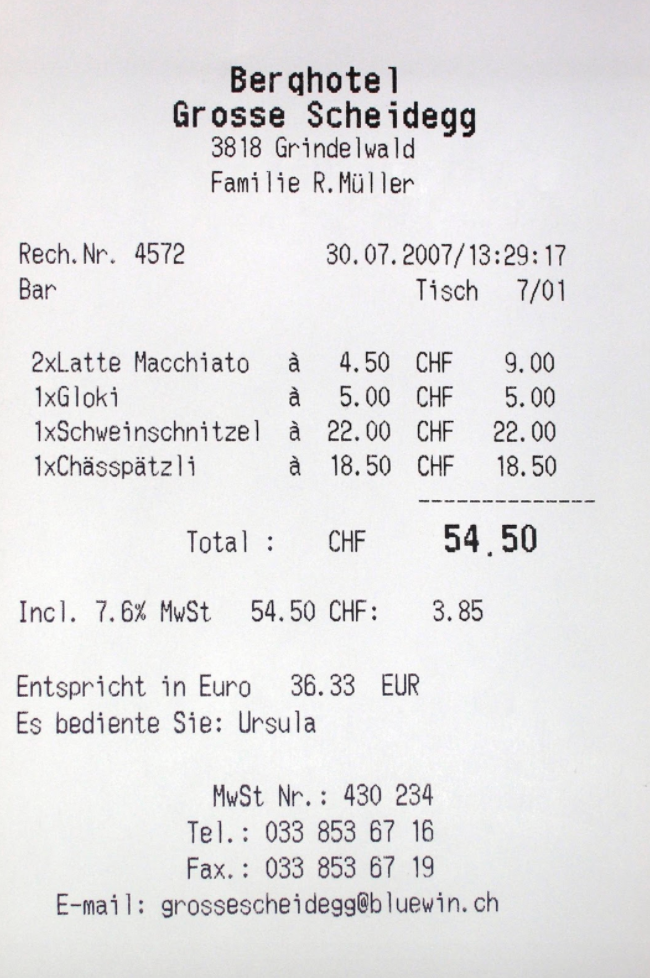
#> input picture notebooks/image_processing/images/receipt_clean.png, 650 x 978 px
$ jupyter execute cropping_receipt_tutorial.ipynb
#> lines starting #> are read from the running program, lines starting #| are printed output that depends on the picture; after the words box and inside, x2 and y2 are one past the last pixel; in counts of white or black regions, pixels touching at a corner belong together
[cell 1]
image_name = 'images/receipt_clean.png'

[cell 2]
import cv2
from matplotlib import pyplot as plt
from math import ceil

def show(title, image, color=None):
    plt.figure(figsize = (15,15))
    plt.title(title)
    if color is None:
        plt.imshow(image)
    else:
        plt.imshow(image, cmap=color)
    plt.show()

def plot_many_images(images, titles):
    columns = 4
    rows = ceil(len(images) / columns)
    """Plots each image in a given list in a grid format using Matplotlib."""
    plt.figure(figsize = (15,10))
    for i, image in enumerate(images):
        plt.subplot(rows, columns, i+1)
        plt.imshow(image, 'gray')
        plt.title(titles[i])
        plt.xticks([]), plt.yticks([])  # Hide tick marks
    plt.show()

[cell 3]
img = cv2.imread(image_name, 1)
#> img is the input picture: shape (978, 650, 3); mean B, G, R 228.6, 227.6, 228.7
show('colored', img)

[cell 4]
img = cv2.imread(image_name, cv2.IMREAD_GRAYSCALE)
#> img: shape (978, 650); min 2, max 253, mean 227.5
show("grayscale", img, 'gray')

[cell 5]
ret, th1 = cv2.threshold(img, 127, 255, cv2.THRESH_BINARY)
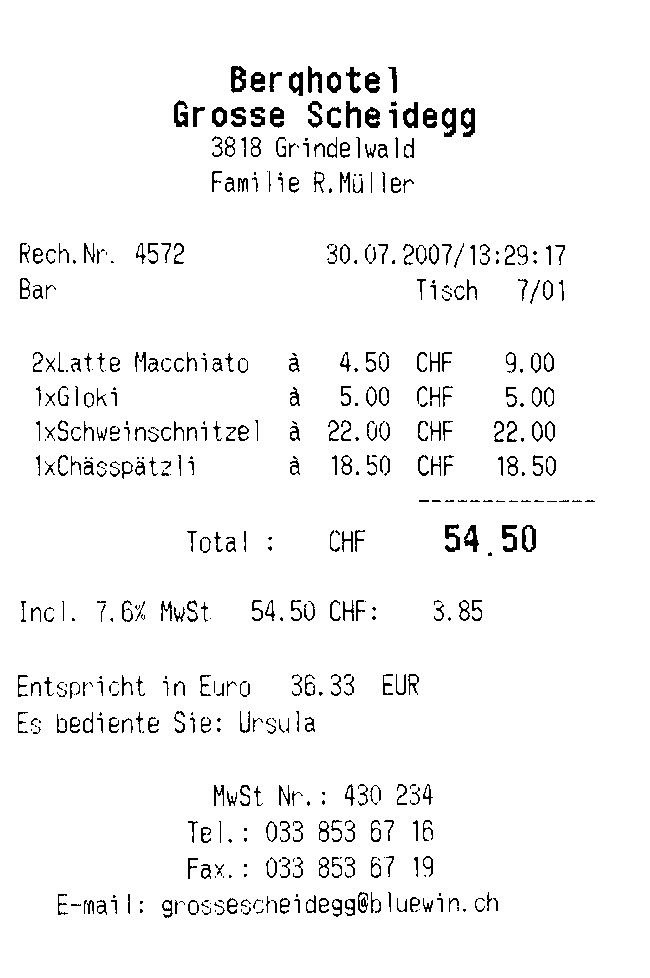
#> th1: shape (978, 650); 96.1% white; black in thin lines or dots, all inside (x1, y1, x2, y2) = (18, 66, 595, 918)
th2 = cv2.adaptiveThreshold(img, 255, cv2.ADAPTIVE_THRESH_GAUSSIAN_C, cv2.THRESH_BINARY, 11, 2)
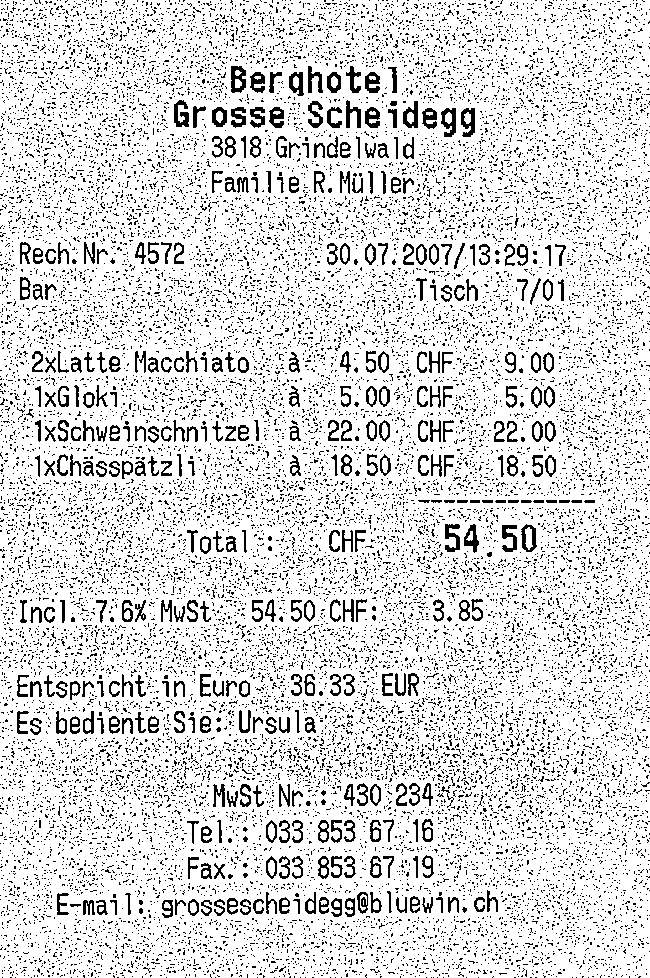
#> th2: shape (978, 650); 85.6% white; black in thin lines or dots
ret3, th3 = cv2.threshold(img,0,255,cv2.THRESH_BINARY+cv2.THRESH_OTSU)
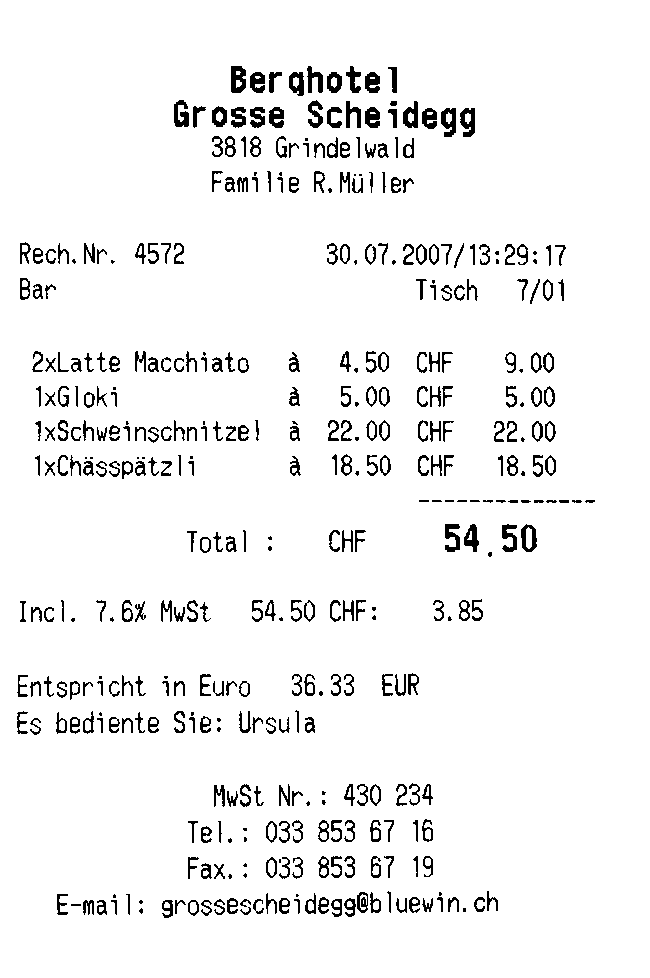
#> th3: shape (978, 650); 94.9% white; black in thin lines or dots, all inside (x1, y1, x2, y2) = (17, 66, 595, 918)
#> ret3 = 163
print(ret3)
#| 163.0

blur = cv2.GaussianBlur(img,(5,5),0)
ret4, th4 = cv2.threshold(blur,0,255,cv2.THRESH_BINARY+cv2.THRESH_OTSU)
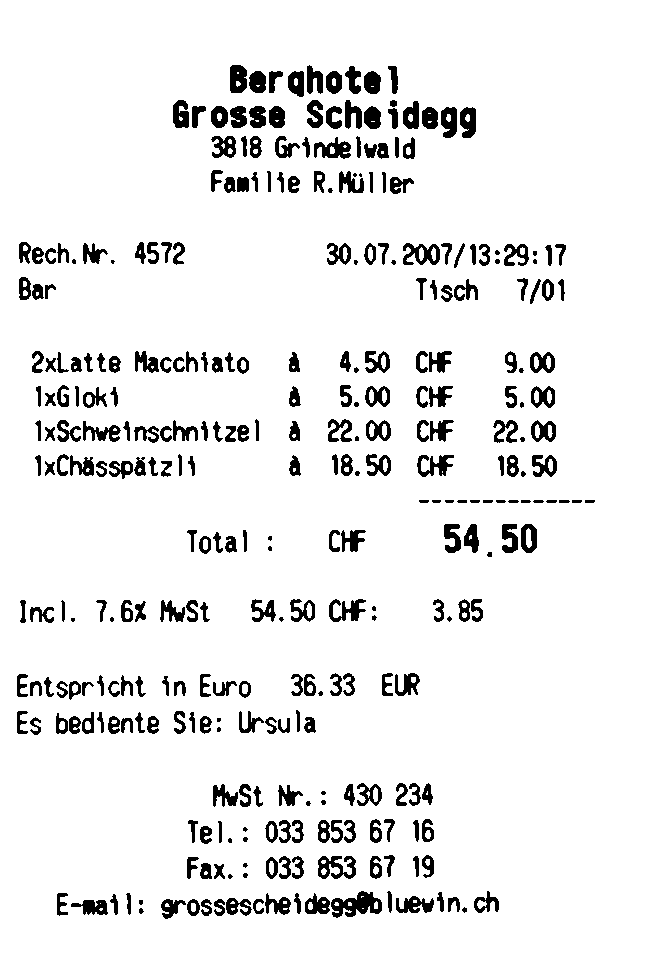
#> th4: shape (978, 650); 92.5% white; 327 black regions (31 under 20 px), largest, box (x1, y1, x2, y2) and area: (331, 891, 382, 918) 766, (318, 856, 356, 879) 501, (403, 243, 440, 265) 457
#> ret4 = 187
print(ret4)
#| 187.0

plot_many_images([th1, th2, th3, th4], ['Global', 'Adaptive', 'Otsu', 'Otsu Gaussian'])
#> in plot_many_images, `rows = ceil(len(images) / columns)`: rows = 1
#> the loop in plot_many_images, `for i, image in enumerate(images):` made 4 passes

[cell 6]
import numpy as np

def preprocess_image(img, skip_dilate=False, skip_invert=False):
    """Uses a blurring function, adaptive thresholding and dilation to expose the main features of an image."""
#> called with skip_dilate = True, skip_invert = False

    # Gaussian blur with a kernal size (height, width) of 9.
    # Note that kernal sizes must be positive and odd and the kernel must be square.
    proc = cv2.GaussianBlur(img.copy(), (9, 9), 0)

    # Adaptive threshold using 11 nearest neighbour pixels
    proc = cv2.adaptiveThreshold(proc, 255, cv2.ADAPTIVE_THRESH_GAUSSIAN_C, cv2.THRESH_BINARY, 11, 2)
#> proc: shape (978, 650); 92% white; 318 black regions (7 under 20 px), largest, box (x1, y1, x2, y2) and area: (238, 710, 291, 735) 563, (381, 672, 420, 697) 527, (402, 243, 440, 266) 494

    # Invert colours, so gridlines have non-zero pixel values.
    # Necessary to dilate the image, otherwise will look like erosion instead.
    if not skip_invert:
        proc = cv2.bitwise_not(proc, proc)

    if not skip_dilate:
        # Dilate the image to increase the size of the grid lines.
        kernel = np.array([[0, 1, 0], [1, 1, 1], [0, 1, 0]], np.uint8)
        proc = cv2.dilate(proc, kernel)

    return proc

[cell 7]
img = cv2.imread(image_name, cv2.IMREAD_GRAYSCALE)
processed_skip_dilate = preprocess_image(img, skip_dilate=True)
processed = preprocess_image(img)
#> in preprocess_image (call 2), `proc = cv2.dilate(proc, kernel)`: proc: shape (978, 650); 11.9% white; 231 white regions (5 under 20 px), largest, box (x1, y1, x2, y2) and area: (160, 890, 292, 920) 1891, (43, 453, 147, 481) 1612, (34, 418, 122, 443) 1288

# demonstration that inversion without dilation does nothing
processed_skip_dilate_skip_invert = preprocess_image(img, skip_dilate=True, skip_invert=True)
processed_skip_dilate_skip_invert_inverted = cv2.bitwise_not(processed_skip_dilate_skip_invert.copy(), processed_skip_dilate_skip_invert.copy())

# demonstration that inversion before dilation is useful
processed_skip_invert = preprocess_image(img, skip_invert=True)
#> call 4 of preprocess_image, with skip_dilate = False, skip_invert = True
#> in preprocess_image (call 4), `proc = cv2.dilate(proc, kernel)`:
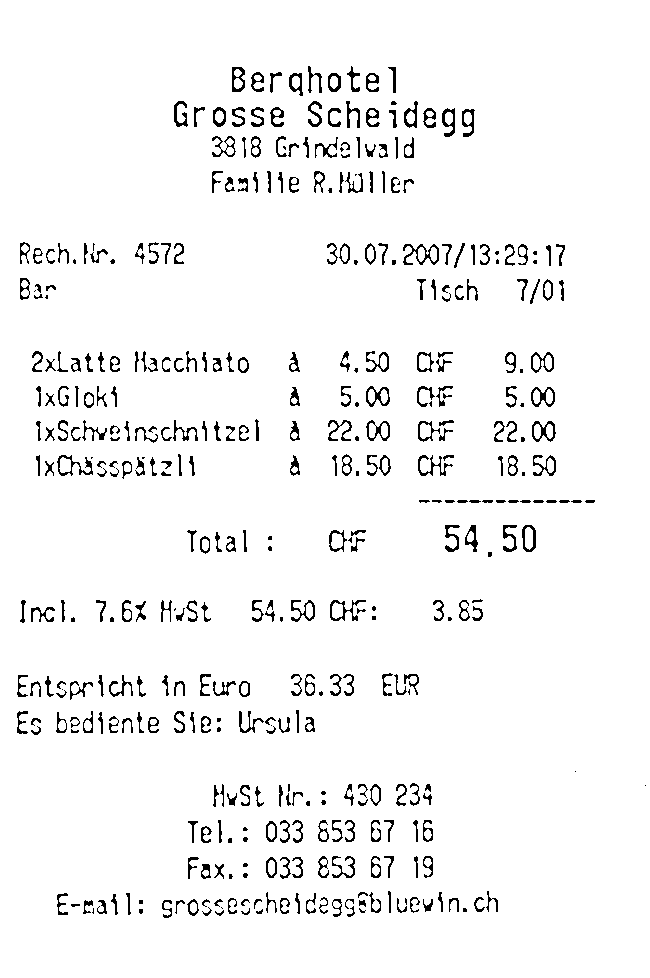
#> proc: shape (978, 650); 95.8% white; black in thin lines or dots, all inside (x1, y1, x2, y2) = (17, 66, 646, 918)
processed_skip_invert_inverted = cv2.bitwise_not(processed_skip_invert.copy(), processed_skip_invert.copy())

plot_many_images([processed_skip_dilate, processed_skip_dilate_skip_invert, processed_skip_dilate_skip_invert_inverted, processed, processed_skip_invert, processed_skip_invert_inverted],
                 ['preprocessed skip dilate', 'processed_skip_dilate_skip_invert', 'processed_skip_dilate_skip_invert_inverted',
                  'preprocessed with dilate', 'processed_skip_invert', 'processed_skip_invert_inverted'])
#> the loop in plot_many_images (call 2), `for i, image in enumerate(images):` made 6 passes

[cell 8]
img = cv2.imread(image_name, cv2.IMREAD_GRAYSCALE)
processed = preprocess_image(img)

contours, new_img = cv2.findContours(processed.copy(), cv2.RETR_LIST, cv2.CHAIN_APPROX_SIMPLE)
#> contours = 456 contours, 121 with area under 20; largest, box (x1, y1, x2, y2) and area: (160, 890, 292, 920) 1846, (43, 453, 147, 481) 1588, (34, 418, 122, 443) 1224, (133, 349, 199, 374) 948, (417, 498, 597, 505) 906; new_img = 456 rows, first 6: [1, -1, -1, -1], [2, 0, -1, -1], [3, 1, -1, -1], [4, 2, -1, -1], [5, 3, -1, -1], [6, 4, -1, -1]
ext_contours, new_img = cv2.findContours(processed.copy(), cv2.RETR_EXTERNAL, cv2.CHAIN_APPROX_SIMPLE)
#> ext_contours = 231 contours, 7 with area under 20; largest, box (x1, y1, x2, y2) and area: (160, 890, 292, 920) 1846, (43, 453, 147, 481) 1588, (34, 418, 122, 443) 1224, (133, 349, 199, 374) 948, (417, 498, 597, 505) 906; new_img = 231 rows, first 6: [1, -1, -1, -1], [2, 0, -1, -1], [3, 1, -1, -1], [4, 2, -1, -1], [5, 3, -1, -1], [6, 4, -1, -1]

processed = cv2.cvtColor(processed, cv2.COLOR_GRAY2RGB)
#> processed: shape (978, 650, 3); 11.9% white; 231 white regions (5 under 20 px)

# Draw all of the contours on the image in 2px red lines
all_contours = cv2.drawContours(processed.copy(), contours, -1, (255, 0, 0), 2)
external_only = cv2.drawContours(processed.copy(), ext_contours, -1, (255, 0, 0), 2)
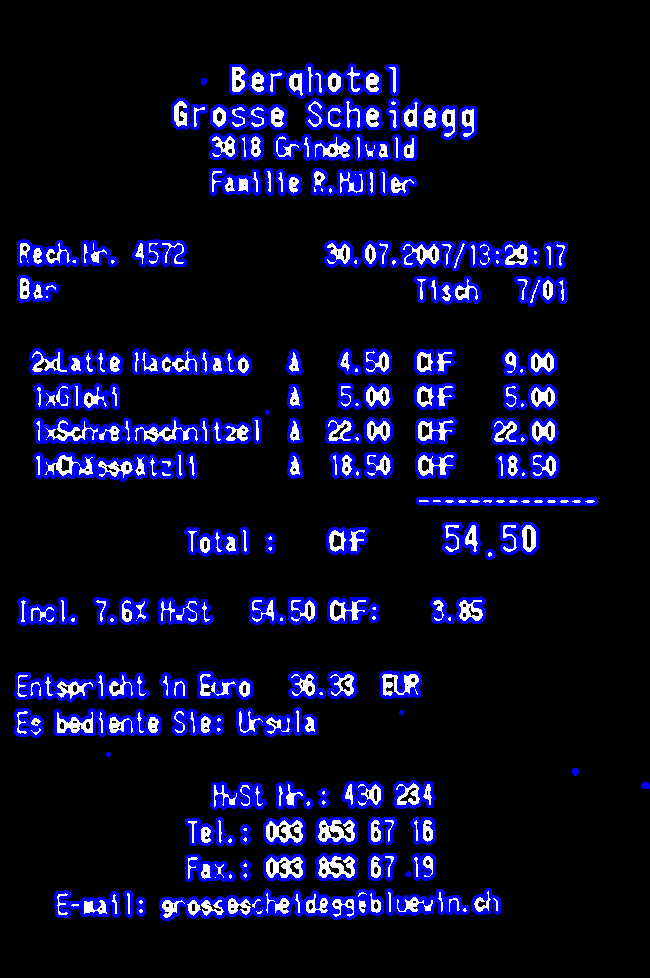
#> external_only: shape (978, 650, 3); mean B, G, R 41.7, 12.6, 12.6
plot_many_images([all_contours, external_only], ['All Contours', 'External Only'])

[cell 9]
def display_points(in_img, points, radius=5, colour=(255, 0, 0)):
    """Draws circular points on an image."""
    img = in_img.copy()

    # Dynamically change to a colour image if necessary
    if len(colour) == 3:
        if len(img.shape) == 2:
            img = cv2.cvtColor(img, cv2.COLOR_GRAY2BGR)
        elif img.shape[2] == 1:
            img = cv2.cvtColor(img, cv2.COLOR_GRAY2BGR)

    for point in points:
        img = cv2.circle(img.copy(), tuple(int(x) for x in point), radius, colour, -1)

    show("image", img)

[cell 10]
import operator

def find_corners_of_largest_polygon(img):
    """Finds the 4 extreme corners of the largest contour in the image."""
    contours, _ = cv2.findContours(img.copy(), cv2.RETR_EXTERNAL, cv2.CHAIN_APPROX_SIMPLE)  # Find contours
#> contours has the same summary as ext_contours outside find_corners_of_largest_polygon
    contours = sorted(contours, key=cv2.contourArea, reverse=True)  # Sort by area, descending
    polygon = contours[0]  # Largest image
#> polygon = contour of 208 points, box (x1, y1, x2, y2) (160, 890, 292, 920), area 1846

    # Use of `operator.itemgetter` with `max` and `min` allows us to get the index of the point
    # Each point is an array of 1 coordinate, hence the [0] getter, then [0] or [1] used to get x and y respectively.

    # Bottom-right point has the largest (x + y) value
    # Top-left has point smallest (x + y) value
    # Bottom-left point has smallest (x - y) value
    # Top-right point has largest (x - y) value
    bottom_right, _ = max(enumerate([pt[0][0] + pt[0][1] for pt in polygon]), key=operator.itemgetter(1))
#> bottom_right = 185
    top_left, _ = min(enumerate([pt[0][0] + pt[0][1] for pt in polygon]), key=operator.itemgetter(1))
#> top_left = 87
    bottom_left, _ = min(enumerate([pt[0][0] - pt[0][1] for pt in polygon]), key=operator.itemgetter(1))
#> bottom_left = 95
    top_right, _ = max(enumerate([pt[0][0] - pt[0][1] for pt in polygon]), key=operator.itemgetter(1))
#> top_right = 194

    # Return an array of all 4 points using the indices
    # Each point is in its own array of one coordinate
    return [polygon[top_left][0], polygon[top_right][0], polygon[bottom_right][0], polygon[bottom_left][0]]

img = cv2.imread(image_name, cv2.IMREAD_GRAYSCALE)
processed = preprocess_image(img)
corners = find_corners_of_largest_polygon(processed)
#> corners = [[164, 898], [290, 900], [288, 914], [161, 916]]

display_points(processed, corners)
#> the loop in display_points, `for point in points:` made 4 passes

[cell 11]
def distance_between(p1, p2):
    """Returns the scalar distance between two points"""
    a = p2[0] - p1[0]
    b = p2[1] - p1[1]
    return np.sqrt((a ** 2) + (b ** 2))


def crop_and_warp(img, crop_rect):
    """Crops and warps a rectangular section from an image into a square of similar size."""

    # Rectangle described by top left, top right, bottom right and bottom left points
    top_left, top_right, bottom_right, bottom_left = crop_rect[0], crop_rect[1], crop_rect[2], crop_rect[3]
#> top_left = [164, 898]; top_right = [290, 900]; bottom_right = [288, 914]; bottom_left = [161, 916]

    # Explicitly set the data type to float32 or `getPerspectiveTransform` will throw an error
    src = np.array([top_left, top_right, bottom_right, bottom_left], dtype='float32')
#> src = [[164, 898], [290, 900], [288, 914], [161, 916]]

    # Get the longest side in the rectangle
    side = max([
        distance_between(bottom_right, top_right),
        distance_between(top_left, bottom_left),
        distance_between(bottom_right, bottom_left),
        distance_between(top_left, top_right)
    ])
#> in distance_between, `a = p2[0] - p1[0]`: a = 2
#> in distance_between, `b = p2[1] - p1[1]`: b = -14
#> side = 127

    width = max([
        distance_between(bottom_right, bottom_left),
        distance_between(top_left, top_right)
    ])
#> width = 127

    height = max([
        distance_between(bottom_right, top_right),
        distance_between(top_left, bottom_left),
    ])
#> height = 18.25

    # Describe a square with side of the calculated length, this is the new perspective we want to warp to
    dst = np.array([[0, 0], [side - 1, 0], [side - 1, side - 1], [0, side - 1]], dtype='float32')
#> dst = [[0, 0], [126, 0], [126, 126], [0, 126]]

    # Describe a rectangle with calculated width and height, this is the new perspective we want to warp to
    dst = np.array([[0, 0], [width - 1, 0], [width - 1, height - 1], [0, height - 1]], dtype='float32')
#> dst = [[0, 0], [126, 0], [126, 17.25], [0, 17.25]]

    # Gets the transformation matrix for skewing the image to fit a square by comparing the 4 before and after points
    m = cv2.getPerspectiveTransform(src, dst)
#> m = [[0.561, 0.0936, -176.1], [-0.011, 0.694, -621], [-0.00127, -7.58e-05, 1]]

    # Performs the transformation on the original image
    return cv2.warpPerspective(img, m, (int(width), int(height)))

original = cv2.imread(image_name, cv2.IMREAD_GRAYSCALE)
processed = preprocess_image(original)
corners = find_corners_of_largest_polygon(processed)
cropped = crop_and_warp(original, corners)
show("cropped", cropped, "gray")
#> call 4 of show, with title = 'cropped', image = array of shape (18, 127), color = 'gray'
#> in show (call 4), `plt.show()`:
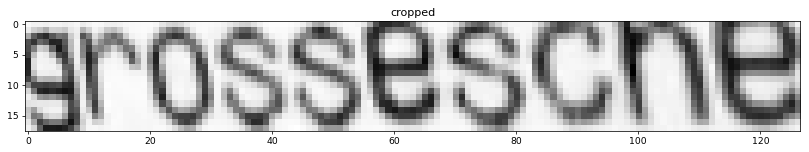
#> figure drawn by matplotlib, 1 panel

[cell 12]
original = cv2.imread(image_name, cv2.IMREAD_GRAYSCALE)
#proc = cv2.GaussianBlur(original, (7, 7), 0)
#blur = cv2.GaussianBlur(original,(5,5),0)
ret4, th4 = cv2.threshold(original,0,255,cv2.THRESH_BINARY+cv2.THRESH_OTSU)
#> ret4 = 163
# Adaptive threshold using 11 nearest neighbour pixels
#proc = cv2.adaptiveThreshold(proc, 255, cv2.ADAPTIVE_THRESH_GAUSSIAN_C, cv2.THRESH_BINARY, 11, 2)
#proc = preprocess_image(original, skip_dilate=True, skip_invert=True)

processed = preprocess_image(original)
corners = find_corners_of_largest_polygon(processed)
cropped = crop_and_warp(th4, corners)
show("cropped", cropped, "gray")
#> in show (call 5), `plt.show()`:
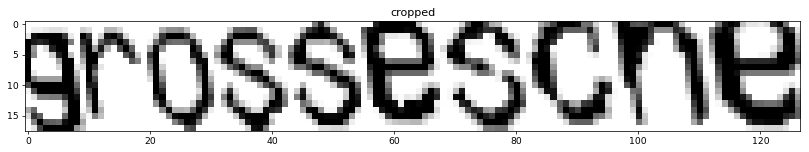
#> figure drawn by matplotlib, 1 panel
